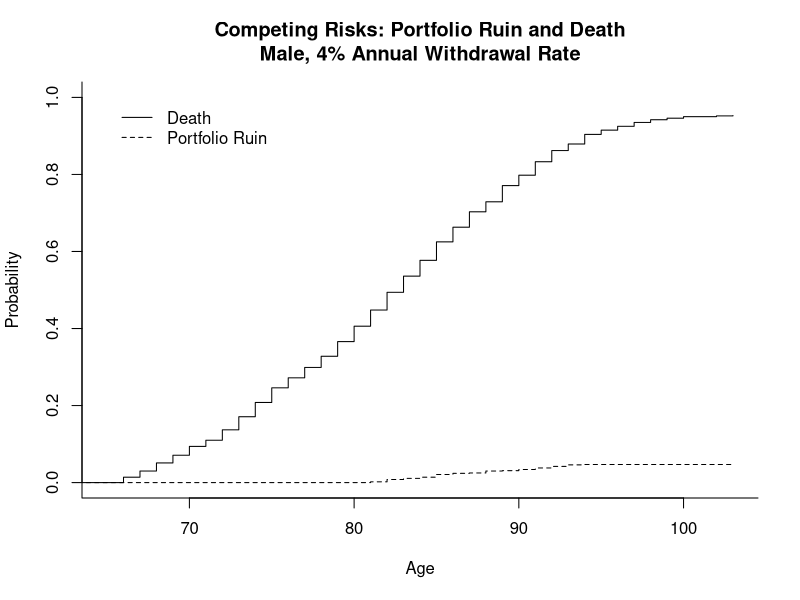

The R script that drew this image: (Note: this script raises an error after producing the figure.)
# Gets data from "Censor Data.csv" created by model "Dplyr"


###################################################
### chunk number 1: Rprompt
###################################################
#line 68 "CompRiskSupp"
options(prompt="R> ")


###################################################
### chunk number 2: Load.cmpdf.File
###################################################
#line 103 "cmpdf - competing risks cmpdf frame"
cmpdf <- read.csv("Censor Data 4.5 percent.csv", header=TRUE)


###################################################
### chunk number 3: cmpdfInfo
###################################################
#line 114 "CompRiskSupp"
names(cmpdf)


###################################################
### chunk number 4: EventType
###################################################
#line 134 "CompRiskSupp"
table(cmpdf[,2])


###################################################
### chunk number 5: Load.cmprsk.package
###################################################
#line 152 "CompRiskSupp"
library(cmprsk)


###################################################
### chunk number 6: CumulIncidsOverall
###################################################
#line 166 "CompRiskSupp"
CI.overall <- cuminc(ftime=cmpdf[,1], fstatus=cmpdf[,2])
CI.overall


###################################################
### chunk number 7: CumulIncidPlot
###################################################
#line 179 "CompRiskSupp"
plot(CI.overall, curvlab=c("Death","Portfolio Ruin"), xlab="Age",xlim=c(65,max(cmpdf[,1])),title(main="Competing Risks: Portfolio Ruin and Death\nMale, 4% Annual Withdrawal Rate"))
par(new=FALSE)

###################################################
### chunk number 8: CumulIncid.RC.IVvsV
###################################################
#line 200 "CompRiskSupp"
CI.4vs5 <- cuminc(ftime=cmpdf[,1], fstatus=cmpdf[,2], group=cmpdf[,3])


###################################################
### chunk number 9: CumulIncidPlot4vs5
###################################################
#line 207 "CompRiskSupp"
# plot(CI.4vs5, lty=c(1,1,2,2), col=c("black", "blue", "black", "blue"), curvlab=c("Discharge, RC IV", "Discharge, RC V","Death, RC IV", "Death, RC V"), xlab="Years")



###################################################
### chunk number 10: CumulIncidTests
###################################################
#line 231 "CompRiskSupp"
## Test statistic for RC IV vs V
CI.4vs5$Tests

plot(CI4.overall, col="red",curvlab=c("Death","Portfolio Ruin"), xlab="Age",xlim=c(65,max(cmpdf[,1])),title(main="Competing Risks: Portfolio Ruin and Death\nMale, 4%, 4.5% and 5% Annual Withdrawal Rates"))
par(new=TRUE)
plot(CI45.overall,col="blue", curvlab=c("Death","Portfolio Ruin"), xlab="Age",xlim=c(65,max(cmpdf[,1])))
par(new=TRUE)
plot(CI5.overall,col="darkgreen", curvlab=c("Death","Portfolio Ruin"), xlab="Age",xlim=c(65,max(cmpdf[,1])))
par(new=FALSE)
